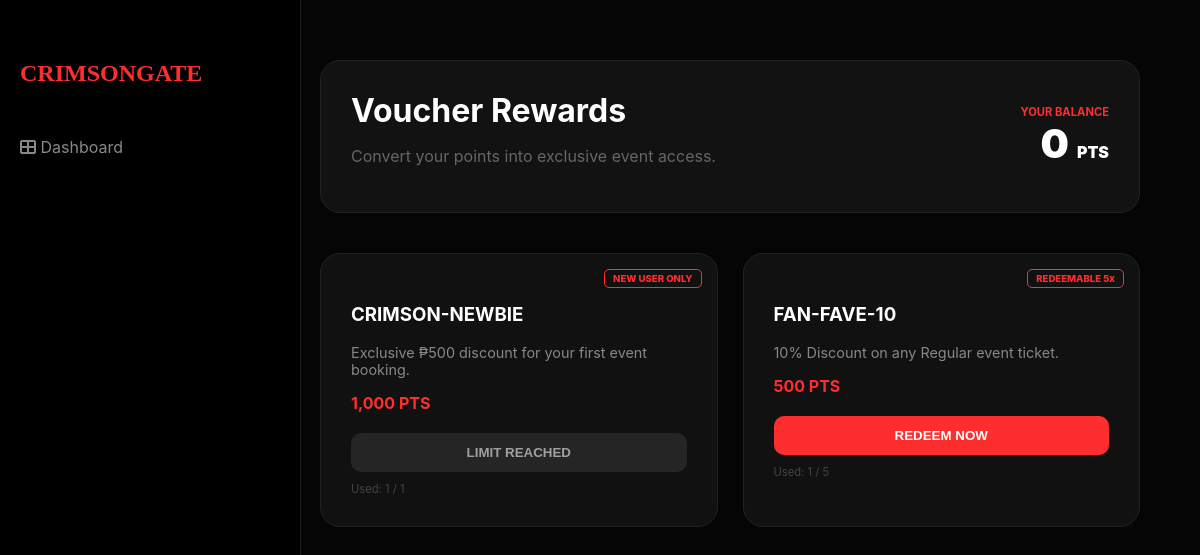
The app's page /UserFunction/voucher.php (signed in) with its own data.
### tables this page shows
CREATE TABLE `user` (
  `id` int(100) NOT NULL,
  `name` varchar(100) NOT NULL,
  `lname` varchar(100) NOT NULL,
  `email` varchar(100) NOT NULL,
  `password` varchar(100) NOT NULL,
  `role` varchar(100) NOT NULL,
  `points` int(11) DEFAULT 0,
  `status` varchar(20) DEFAULT 'pending',
  `profile_pic` varchar(255) DEFAULT 'default.png'
);

CREATE TABLE `coupon_offers` (
  `id` int(11) NOT NULL,
  `coupon_name` varchar(50) DEFAULT NULL,
  `description` text DEFAULT NULL,
  `point_cost` int(11) DEFAULT NULL,
  `max_uses` int(11) DEFAULT NULL,
  `tier_label` varchar(30) DEFAULT NULL
);

### UserFunction/voucher.php (the view, shortened to what this page needs)
<?php
include "../db.php";
$user_id = $_SESSION['user_id'];
$u_query = mysqli_query($conn, "SELECT points FROM user WHERE id = '$user_id'");
$u_data = mysqli_fetch_assoc($u_query);
$current_points = $u_data['points'];
?>
<!DOCTYPE html>
<html lang="en">
<head>
    <link rel="stylesheet" href="https://cdnjs.cloudflare.com/ajax/libs/font-awesome/6.0.0/css/all.min.css">
</head>
<body>
    <aside class="sidebar">
        <h2 style="color:var(--crimson); font-family:'Outfit';">CRIMSONGATE</h2>
        <nav style="margin-top:50px;">
            <a href="dash.php" style="color:#888; text-decoration:none;"><i class="fas fa-th-large"></i> Dashboard</a>
        </nav>
    </aside>
    <main class="main">
        <div class="points-header">
            <div>
                <h1 style="margin:0;">Voucher Rewards</h1>
                <p style="color:#666;">Convert your points into exclusive event access.</p>
            </div>
            <div style="text-align:right;">
                <div style="font-size:0.7rem; color:var(--crimson); font-weight:bold;">YOUR BALANCE</div>
                <div style="font-size:2.5rem; font-weight:900;"><?php echo number_format((float)$current_points); ?> <small style="font-size:1rem;">PTS</small></div>
            </div>
        </div>
        <div class="voucher-grid">
            <?php
            $offers = mysqli_query($conn, "SELECT * FROM coupon_offers");
            while ($row = mysqli_fetch_assoc($offers)):
                $c_name = $row['coupon_name'];
                $limit = $row['max_uses'];
                $usage = mysqli_query($conn, "SELECT id FROM user_coupons WHERE user_id = '$user_id' AND coupon_name = '$c_name'");
                $count = mysqli_num_rows($usage);
                $is_locked = ($count >= $limit);
            ?>
                <div class="v-card">
                    <span class="tag"><?php echo $row['tier_label']; ?></span>
                    <h3><?php echo $c_name; ?></h3>
                    <p style="color:#888; font-size:0.9rem; margin:15px 0;"><?php echo $row['description']; ?></p>
                    <div style="font-weight:bold; color:var(--crimson);"><?php echo number_format($row['point_cost']); ?> PTS</div>
                    <form method="POST">
                        <button type="submit" name="redeem" class="btn-redeem" <?php echo $is_locked ? 'disabled' : ''; ?>>
                            <?php echo $is_locked ? 'LIMIT REACHED' : 'REDEEM NOW'; ?>
                        </button>
                    </form>
                    <div style="margin-top:10px; font-size:0.7rem; color:#444;">
                        Used: <?php echo $count; ?> / <?php echo $limit; ?>
                    </div>
                </div>
            <?php endwhile; ?>
        </div>
    </main>
</body>
</html>

### UserFunction/voucher.php (style rules this page uses)
:root { --crimson: #ff2e2e; --bg: #050505; --card: #111; }
body { background: var(--bg); color: #fff; font-family: 'Inter', sans-serif; display: flex; margin: 0; }
.sidebar { width: 260px; height: 100vh; background: #000; padding: 40px 20px; border-right: 1px solid #222; position: fixed; }
.main { margin-left: 260px; flex: 1; padding: 60px; }
.points-header { background: rgba(255, 255, 255, 0.05); padding: 30px; border-radius: 20px; border: 1px solid #222; margin-bottom: 40px; display: flex; justify-content: space-between; align-items: center; }
.voucher-grid { display: grid; grid-template-columns: repeat(auto-fill, minmax(300px, 1fr)); gap: 25px; }
.v-card { background: var(--card); border-radius: 20px; padding: 30px; border: 1px solid #222; position: relative; transition: 0.3s; }
.tag { position: absolute; top: 15px; right: 15px; font-size: 0.6rem; font-weight: 800; color: var(--crimson); border: 1px solid var(--crimson); padding: 3px 8px; border-radius: 5px; }
.btn-redeem { width: 100%; padding: 12px; background: var(--crimson); border: none; color: #fff; font-weight: 800; border-radius: 10px; cursor: pointer; margin-top: 20px; }
.btn-redeem:disabled { background: #333; cursor: not-allowed; opacity: 0.6; }

### records on screen
user: points "0"
coupon_offers: tier_label "NEW USER ONLY", coupon_name "CRIMSON-NEWBIE", description "Exclusive ₱500 discount for your first event booking.", point_cost "1,000", shows "LIMIT REACHED", count "1", max_uses "1"
coupon_offers: tier_label "REDEEMABLE 5x", coupon_name "FAN-FAVE-10", description "10% Discount on any Regular event ticket.", point_cost "500", shows "REDEEM NOW", count "1", max_uses "5"
